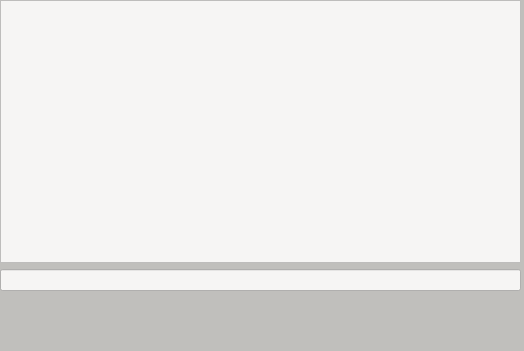
<?xml version="1.0" encoding="UTF-8"?>
<ui version="4.0">
 <class>MainWindow</class>
 <widget class="QMainWindow" name="MainWindow">
  <property name="geometry">
   <rect>
    <x>0</x>
    <y>0</y>
    <width>524</width>
    <height>351</height>
   </rect>
  </property>
  <property name="windowTitle">
   <string>MainWindow</string>
  </property>
  <property name="styleSheet">
   <string notr="true">background-color: rgb(192, 191, 188);</string>
  </property>
  <widget class="QWidget" name="centralwidget">
   <widget class="QWidget" name="">
    <property name="geometry">
     <rect>
      <x>0</x>
      <y>0</y>
      <width>521</width>
      <height>291</height>
     </rect>
    </property>
    <layout class="QVBoxLayout" name="verticalLayout">
     <item>
      <widget class="QListWidget" name="listWidget">
       <property name="styleSheet">
        <string notr="true">background-color: rgb(246, 245, 244);</string>
       </property>
      </widget>
     </item>
     <item>
      <widget class="QLineEdit" name="lineEdit">
       <property name="styleSheet">
        <string notr="true">background-color: rgb(246, 245, 244);
color: rgb(0, 0, 0);</string>
       </property>
       <property name="text">
        <string/>
       </property>
      </widget>
     </item>
    </layout>
   </widget>
  </widget>
  <widget class="QStatusBar" name="statusbar"/>
 </widget>
 <resources/>
 <connections/>
</ui>
